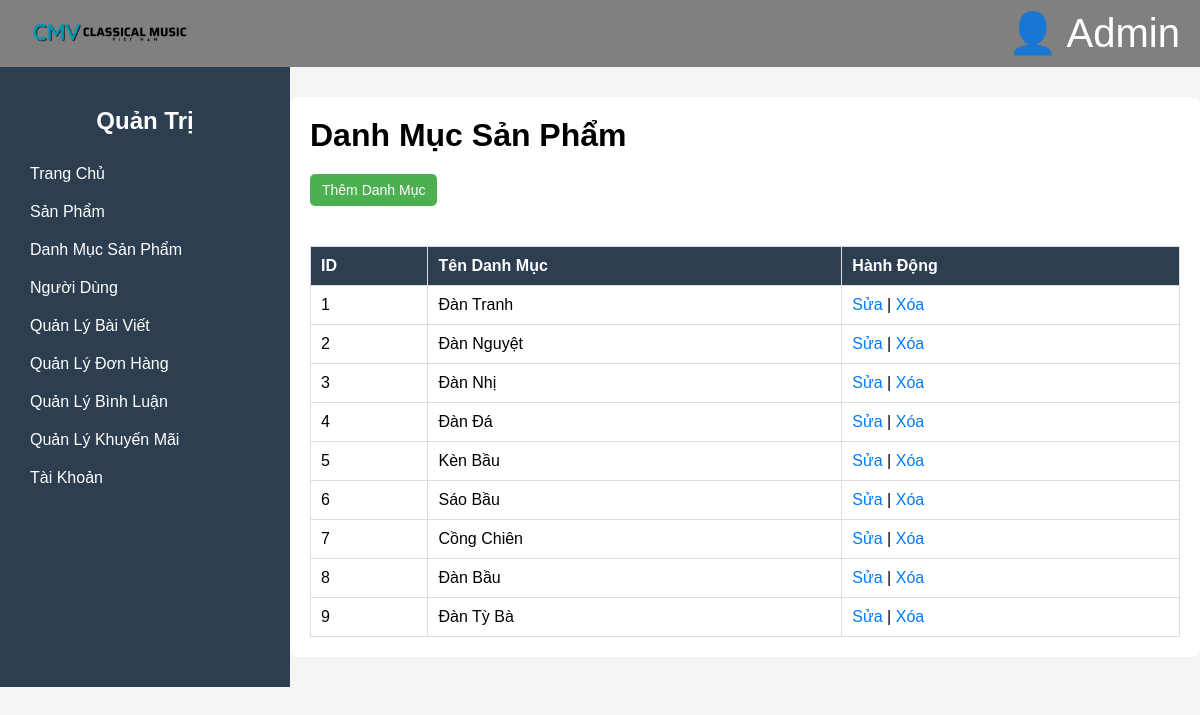
Screenshot of /layoutAdmin/index.php?trang=danhmuc (signed in) with the database file from the repository.
### tables this page shows
CREATE TABLE `danh_muc` (
  `id` int(11) NOT NULL,
  `ten_dm` varchar(255) NOT NULL,
  `hinh_dm` varchar(255) DEFAULT NULL,
  `stt_dm` int(11) DEFAULT NULL
);

### layoutAdmin/Model/DanhmucModel.php (called while the page is built, shortened)
<?php
class DanhmucModel
{
    public function dsDanhmuc()
    {
        include_once 'Model/connectmodel.php';
        $data = new ConnectModel();
        $sql = "SELECT * FROM danh_muc";
        $this->danhmucList = $data->selectall($sql) ?? [];
    }
}
?>

### layoutAdmin/Model/connectmodel.php (called while the page is built, shortened)
<?php
    class ConnectModel{
        public $servername = "localhost";
        public $username = "root";
        public $password = "";
        public $conn;
        public function ketnoi(){
            try{
                $this->conn = new PDO("mysql:host=".$this->servername.";port=3306;dbname=mcv;charset=utf8",$this->username,$this->password);
                $this->conn->setAttribute(PDO::ATTR_ERRMODE, PDO::ERRMODE_EXCEPTION);
                return $this->conn;
            } catch(PDOException $e) {
                echo "Connection failed: " . $e->getMessage();
            }
        }
        public function selectall($sql){
            $stmt = $this->conn->prepare($sql);
            $stmt->execute();
            $kq = $stmt->fetchAll(PDO::FETCH_ASSOC);
            $this->conn = null;
            return $kq;
        }
    }
?>

### layoutAdmin/Views/danhmuc.php (the view, shortened to what this page needs)
<div class="content">
    <h1>Danh Mục Sản Phẩm</h1>
    <button class="btn" onclick="openAddModal()">Thêm Danh Mục</button>
    <table class="category-table">
        <thead>
            <tr>
                <th>ID</th>
                <th>Tên Danh Mục</th>
                <th>Hành Động</th>
            </tr>
        </thead>
        <tbody>
            <?php
                $ch = '';
                foreach ($danhmucList as $key => $value) {
                    $ch .= '
                    <tr>
                        <td>' . $value['id'] . '</td>
                        <td>' . $value['ten_dm'] . '</td>
                        <td>
                            <a href="index.php?trang=danhmuc&lenh=sua&id='.$value['id'].'" onclick="openEditModal(' . $value['id'] . ', \'' . $value['ten_dm'] . '\')">Sửa</a> |
                            <a href="index.php?trang=danhmuc&lenh=xoa&id='.$value['id'].'">Xóa</a>
                        </td>
                    </tr>
                    ';
                }
                echo $ch;
            ?>
        </tbody>
    </table>
</div>

### layoutAdmin/Views/header.php (shortened to what this page needs)
<!DOCTYPE html>
<html lang="vi">
<head>
    <link rel="stylesheet" href="public/css/danhmuc.css">
    <link rel="stylesheet" href="public/css/header.css">
    <link rel="stylesheet" href="public/css/qlbaiviet.css">
    <link rel="stylesheet" href="public/css/qlbinhluan.css">
    <link rel="stylesheet" href="public/css/qldonhang.css">
    <link rel="stylesheet" href="public/css/qluser.css">
    <link rel="stylesheet" href="public/css/qlvoucher.css">
    <link rel="stylesheet" href="public/css/sanpham.css">
    <link rel="stylesheet" href="public/css/thongke.css">
    <link rel="stylesheet" href="public/css/baivietsp.css">
    <link rel="stylesheet" href="public/css/edituser.css">
</head>
<body>
<div class="header">
    <a href="index.php?trang=home"><img src="./Public/img/logo.png" alt="Logo" /></a>
    <div class="user-icon">👤 Admin</div>
</div>
<div class="container">
    <div class="sidebar">
        <div>
            <h2>Quản Trị</h2>
        <a href="index.php?trang=home">Trang Chủ</a>
        <a href="index.php?trang=qlsanpham">Sản Phẩm</a>
        <a href="index.php?trang=danhmuc">Danh Mục Sản Phẩm</a>
        <a href="index.php?trang=qluser">Người Dùng</a>
        <a href="index.php?trang=qlbaiviet">Quản Lý Bài Viết</a>
        <a href="index.php?trang=qldonhang">Quản Lý Đơn Hàng</a>
        <a href="index.php?trang=qlbinhluan">Quản Lý Bình Luận</a>
        <a href="index.php?trang=qlvoucher">Quản Lý Khuyến Mãi</a>
        <a href="index.php?trang=loginadmin">Tài Khoản</a> <br> <br> <br>
        </div>
    </div>

### layoutAdmin/index.php (shortened to what this page needs)
<?php
include_once "Views/header.php";
$page = isset($_GET['trang']) ? $_GET['trang'] : 'home';
$lenh  = isset($_GET['lenh']) ? $_GET['lenh'] : '';
$ten_dm = isset($_POST['ten_dm']) ? $_POST['ten_dm'] : '';
switch ($page) {
        case 'danhmuc':
            include_once 'Controller/DanhmucController.php';
            $danhmucController = new DanhmucController($lenh, $ten_dm, $id);
            $danhmucController->index();
            break;
}
?>

### layoutAdmin/Controller/DanhmucController.php (shortened to what this page needs)
<?php
class DanhmucController
{
    public $lenh;
    public function __construct($lenh, $ten_dm, $id = null)
    {
        $this->lenh = $lenh;
    }
    public function index()
    {
        include_once 'Model/DanhmucModel.php';
        $danhmuc = new DanhmucModel();
        try {
            switch ($this->lenh) {
                case '':
                    $danhmuc->dsDanhmuc();
                    $danhmucList = $danhmuc->danhmucList;
                    include_once 'Views/danhmuc.php';
                    break;
            }
        } catch (Exception $e) {
            echo "Lỗi: " . $e->getMessage();
        }
    }
}
?>

### layoutAdmin/Public/css/danhmuc.css (style rules this page uses)
body { font-family: Arial, sans-serif; margin: 0; padding: 0; background-color: #f4f4f4; }
.content { flex: 1; padding: 20px; }
.content h1 { margin-bottom: 20px; }
.btn { background-color: #4CAF50; color: white; border: none; padding: 10px 15px; cursor: pointer; border-radius: 5px; margin-bottom: 20px; }
.category-table { width: 100%; border-collapse: collapse; margin-top: 20px; }
.category-table th, .category-table td { border: 1px solid #ddd; padding: 10px; text-align: left; }
.category-table th { background-color: #2c3e50; color: white; }
.category-table td a { text-decoration: none; color: #007BFF; }

### layoutAdmin/Public/css/header.css (style rules this page uses)
.header { display: flex; justify-content: space-between; align-items: center; background-color: gray; color: white; padding: 10px 20px; }
.header img { height: 40px; }
.header .user-icon { font-size: 40px; cursor: pointer; }
.container { display: flex; }
.sidebar { width: 250px; background-color: #2c3e50; color: white; padding: 20px; }
.sidebar h2 { color: #fff; }
.sidebar a { color: white; text-decoration: none; display: block; padding: 10px; }

### layoutAdmin/Public/css/qlbaiviet.css (style rules this page uses)
body { font-family: 'Arial', sans-serif; margin: 0; padding: 0; background-color: #f4f4f4; }
.content { flex: 1; padding: 20px; background-color: #ecf0f1; }
.content h1 { margin-bottom: 20px; }

### layoutAdmin/Public/css/qlbinhluan.css (style rules this page uses)
body { font-family: 'Arial', sans-serif; margin: 0; padding: 0; background-color: #f4f4f4; }
.content { flex: 1; padding: 20px; background-color: #ecf0f1; }
.content h1 { margin-bottom: 20px; }

### layoutAdmin/Public/css/qldonhang.css (style rules this page uses)
body { font-family: 'Arial', sans-serif; margin: 0; padding: 0; background-color: #f4f4f4; }
.content { flex: 1; padding: 20px; background-color: #ecf0f1; }
.content h1 { margin-top: 0; }

### layoutAdmin/Public/css/qluser.css (style rules this page uses)
body { font-family: Arial, sans-serif; margin: 0; padding: 0; background-color: #f4f4f4; }
.content { flex: 1; padding: 20px; }
.btn { background-color: #4CAF50; color: white; border: none; padding: 10px 15px; cursor: pointer; border-radius: 5px; }

### layoutAdmin/Public/css/qlvoucher.css (style rules this page uses)
body { font-family: Arial, sans-serif; margin: 0; padding: 0; background-color: #f4f4f4; }
.content { flex: 1; padding: 20px; }
.btn { background-color: #4CAF50; color: white; border: none; padding: 10px 15px; cursor: pointer; border-radius: 5px; }

### layoutAdmin/Public/css/sanpham.css (style rules this page uses)
body { font-family: 'Arial', sans-serif; margin: 0; padding: 0; background-color: #f4f4f4; }
.content { flex: 1; padding: 20px; background-color: #ecf0f1; }
.content h1 { margin-top: 0; }
.btn { background-color: #3498db; color: white; border: none; padding: 10px 15px; cursor: pointer; border-radius: 5px; font-size: 14px; transition: background-color 0.3s; }

### layoutAdmin/Public/css/thongke.css (style rules this page uses)
body { font-family: Arial, sans-serif; margin: 0; padding: 0; background-color: #f4f4f4; }
.header { display: flex; justify-content: space-between; align-items: center; background-color: gray; color: white; padding: 10px 20px; }
.header img { height: 40px; }
.header .user-icon { font-size: 40px; cursor: pointer; }
.container { display: flex; }
.sidebar { width: 250px; background-color: #2c3e50; color: white; padding: 20px; }
.sidebar h2 { color: #fff; }
.sidebar a { color: white; text-decoration: none; display: block; padding: 10px; }
.content { flex: 1; padding: 20px; }
h1 { margin-bottom: 20px; }

### layoutAdmin/Public/css/baivietsp.css (style rules this page uses)
body { font-family: Arial, sans-serif; margin: 0; padding: 0; background-color: #f4f4f4; }
.content { width: 80%; margin: 30px auto; padding: 20px; background-color: white; border-radius: 8px; }
table { width: 100%; border-collapse: collapse; margin-top: 20px; }
table, th, td { border: 1px solid black; }
th, td { padding: 10px; text-align: left; }
.btn { padding: 8px 12px; background-color: #4CAF50; color: white; border: none; cursor: pointer; }

### layoutAdmin/Public/css/edituser.css (style rules this page uses)
h2 { text-align: center; color: #333; }

### rows the page displays
danh_muc: id "1", ten_dm "Đàn Tranh"
danh_muc: id "2", ten_dm "Đàn Nguyệt"
danh_muc: id "3", ten_dm "Đàn Nhị"
danh_muc: id "4", ten_dm "Đàn Đá"
danh_muc: id "5", ten_dm "Kèn Bầu"
danh_muc: id "6", ten_dm "Sáo Bầu"
danh_muc: id "7", ten_dm "Cồng Chiên"
danh_muc: id "8", ten_dm "Đàn Bầu"
danh_muc: id "9", ten_dm "Đàn Tỳ Bà"
